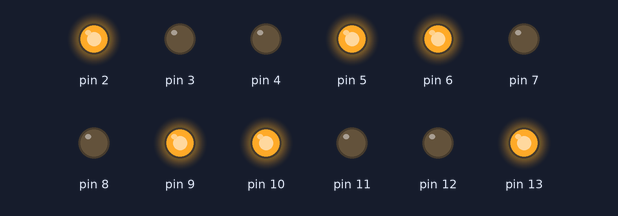
Bench run of a sketch on a simulated Arduino Uno, built with avr-gcc and run on an emulated ATmega328P. On the bench: output pins drawn as LEDs (lit = HIGH).

Above: at 0.5 s.
At 3.5 s:
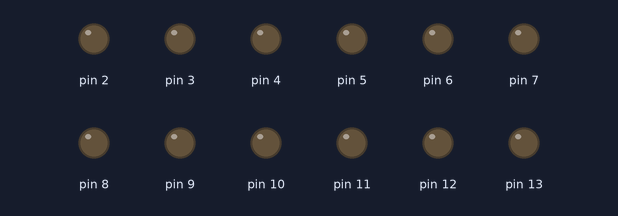
Timing chart, 0 to 4.6 s (numbered marks = the images above):
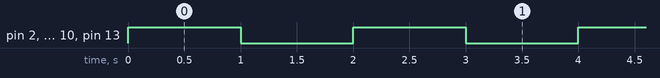

The sketch:

CarRun.ino
```cpp
// (licence header left out)
/**
* Function       setup
* @author        liusen
* @date          2017.07.25
* @brief         初始化配置
* @param[in]     void
* @retval        void
* @par History   无
*/
void setup()
{
  //初始化电机驱动IO口为输出方式
  //串口波特率设置
  Serial.begin(9600);
  for(int i = 2; i < 14; i++)
  {
    pinMode(i, OUTPUT);
  }

}

/**
* Function       run
* @author        liusen
* @date          2017.07.25
* @brief         小车前进
* @param[in]     time
* @param[out]    void
* @retval        void
* @par History   无
*/
void run()
{

  digitalWrite(3, LOW);    //右电机前进禁止
  digitalWrite(2, HIGH);
  digitalWrite(4, LOW);    //右电机前进禁止
  digitalWrite(5, HIGH);

  digitalWrite(7, LOW);    //右电机前进禁止
  digitalWrite(6, HIGH);
  digitalWrite(8, LOW);    //右电机前进禁止
  digitalWrite(9, HIGH);


  digitalWrite(11, LOW);    //右电机前进禁止
  digitalWrite(10, HIGH);

  digitalWrite(12, LOW);    //右电机前进禁止
  digitalWrite(13, HIGH);
}

/**
* Function       brake
* @author        liusen
* @date          2017.07.25
* @brief         小车刹车
* @param[in]     time
* @param[out]    void
* @retval        void
* @par History   无
*/
void brake()
{
 for(int i = 2; i < 14; i++)
  {
    digitalWrite(i, LOW);
  }
}

/**
* Function       loop
* @author        liusen
* @date          2017.07.25
* @brief         先延时2，再前进1，后退1s,左转2s,右转2s,
*                原地左转3s,原地右转3s,停止0.5s
* @param[in]     void
* @retval        void
* @par History   无
*/

void loop()
{
  run();
  delay(1000);
  brake();
  delay(1000);

}
```

Measured:
- by itself, pin 2, pin 5, pin 6, pin 9, pin 10, pin 13: alternates HIGH for 1.0 s and LOW for 1.0 s
